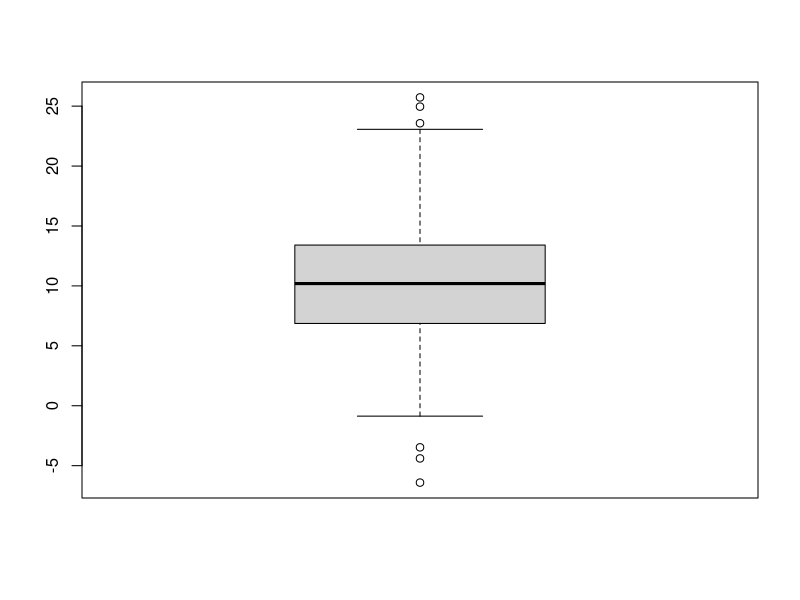
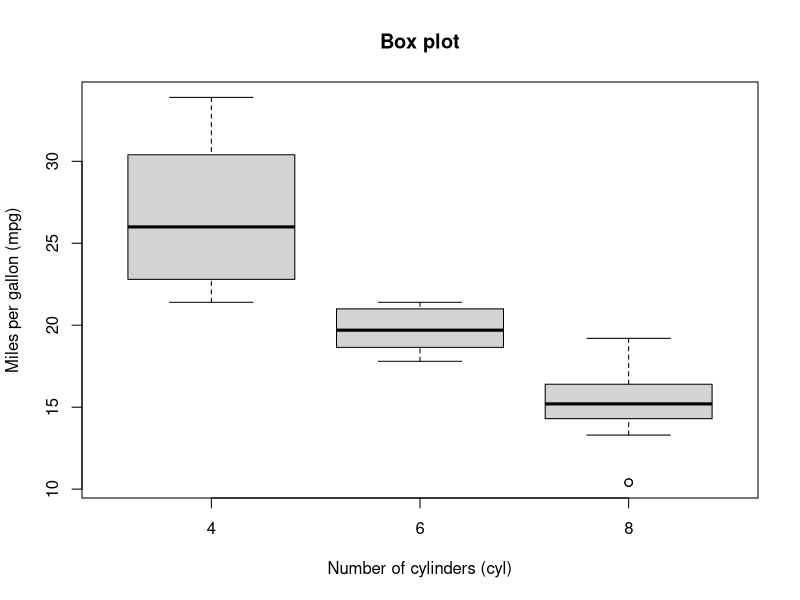

Here is the R script that generated these plots, in order:
# 6.4 Box plots

# simple box plot
x <- rnorm(n = 1000, mean = 10, sd = 5)
boxplot(x)

# add real data, labels
boxplot(formula = mpg~cyl,
        data = mtcars,
        main = "Box plot",
        xlab = "Number of cylinders (cyl)",
        ylab = "Miles per gallon (mpg)")
